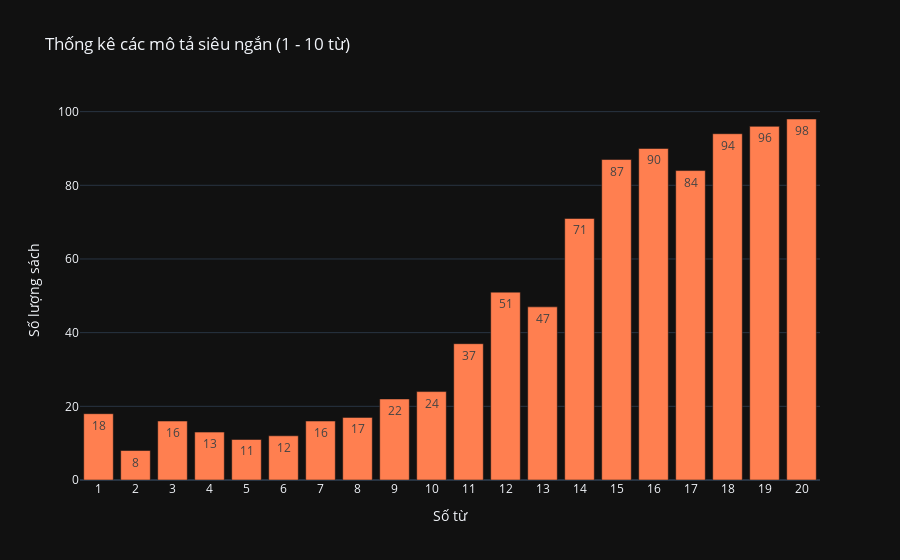

The notebook cell this image was saved under:
### Code cell
import plotly.express as px

# 1. Lọc ra các cuốn sách có mô tả từ 1 đến 10 từ
subset = books_missing[books_missing['words_in_description'].between(1, 20)]

# 2. Đếm số lượng cụ thể từng loại (để vẽ cột cho chính xác)
# Kết quả sẽ là bảng: 1 từ có bao nhiêu sách, 2 từ có bao nhiêu sách...
count_data = subset['words_in_description'].value_counts().sort_index().reset_index()
count_data.columns = ['Số từ', 'Số lượng sách'] # Đổi tên cột để Plotly tự nhận diện nhãn

# 3. Vẽ biểu đồ Cột (Bar Chart)
fig = px.bar(count_data,
             x='Số từ',
             y='Số lượng sách',
             text='Số lượng sách',       # Hiển thị con số ngay trên đầu cột
             title='Thống kê các mô tả siêu ngắn (1 - 10 từ)',
             template='plotly_dark')     # Giao diện tối

# 4. Tinh chỉnh trục X để chỉ hiện các số nguyên 1, 2, 3... (không hiện 1.5, 2.5)
fig.update_xaxes(tickmode='linear', dtick=1)
fig.update_traces(marker_color='#FF7F50') # Màu cam san hô cho nổi bật

fig.show()

### Figure 1 — Plotly figure (JSON) as saved in the notebook; plotly's stock layout.template omitted (floating-point values rounded to 4 significant figures)
{"data": [{"hovertemplate": "Số từ=%{x}<br>Số lượng sách=%{text}<extra></extra>", "legendgroup": "", "marker": {"color": "#FF7F50", "pattern": {"shape": ""}}, "name": "", "orientation": "v", "showlegend": false, "text": [18.0, 8.0, 16.0, 13.0, 11.0, 12.0, 16.0, 17.0, 22.0, 24.0, 37.0, 51.0, 47.0, 71.0, 87.0, 90.0, 84.0, 94.0, 96.0, 98.0], "textposition": "auto", "x": [1, 2, 3, 4, 5, 6, 7, 8, 9, 10, 11, 12, 13, 14, 15, 16, 17, 18, 19, 20], "xaxis": "x", "y": [18, 8, 16, 13, 11, 12, 16, 17, 22, 24, 37, 51, 47, 71, 87, 90, 84, 94, 96, 98], "yaxis": "y", "type": "bar"}], "layout": {"xaxis": {"anchor": "y", "domain": [0.0, 1.0], "title": {"text": "Số từ"}, "tickmode": "linear", "dtick": 1}, "yaxis": {"anchor": "x", "domain": [0.0, 1.0], "title": {"text": "Số lượng sách"}}, "legend": {"tracegroupgap": 0}, "title": {"text": "Thống kê các mô tả siêu ngắn (1 - 10 từ)"}, "barmode": "relative"}}
